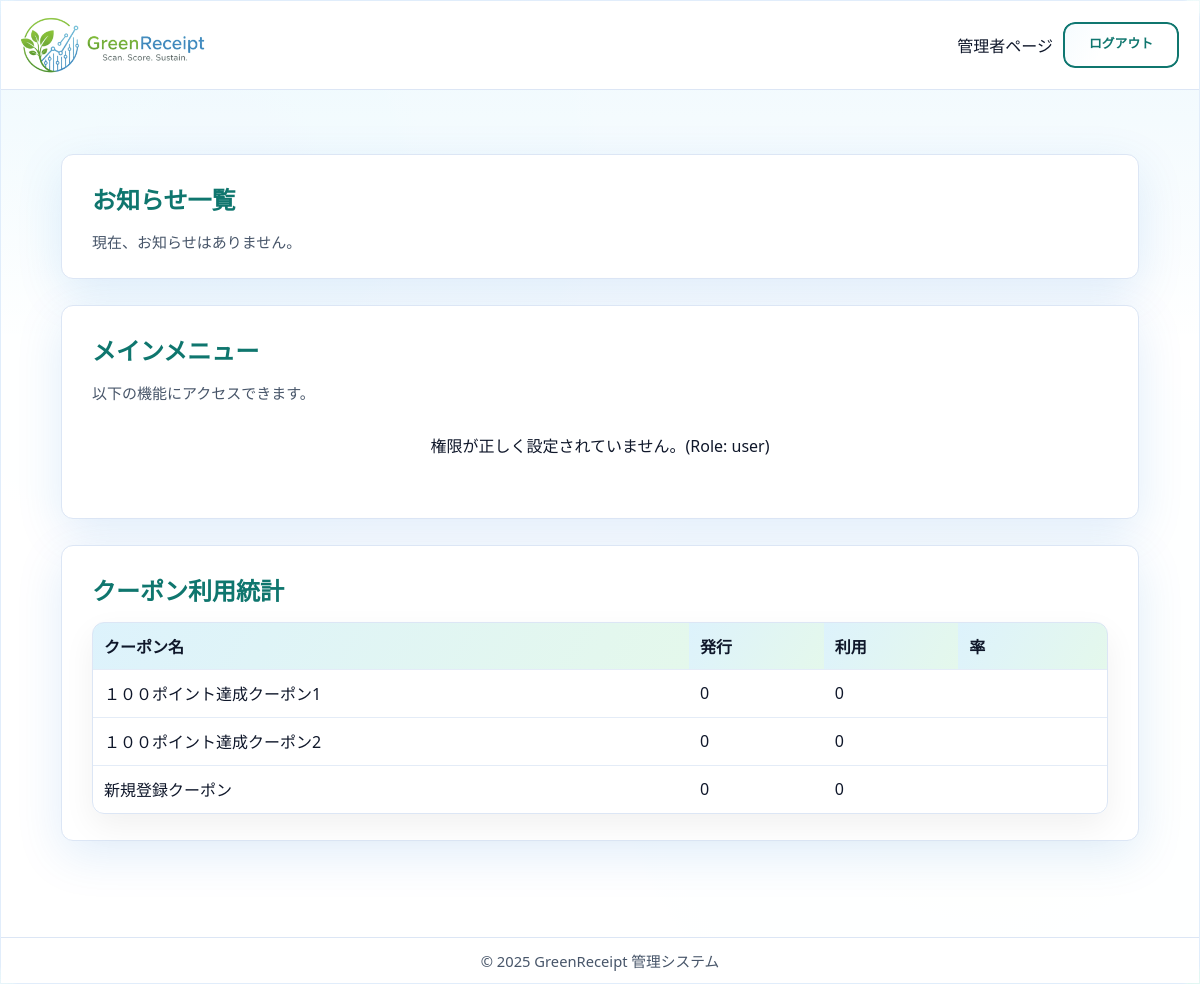
Screenshot of /staff/index/ (signed in) with the database file from the repository.
### accounts/models.py (models this page shows, shortened)
class CustomUser(AbstractUser):
    username = models.CharField(
        "ユーザー名",
        max_length=50,
        unique=True,
        help_text=(
            "必須。50文字以下。文字、数字、および @/./+/-/_ のみ使用できます。"
        ),
        validators=[AbstractUser.username_validator],
        error_messages={
            "unique": _("A user with that username already exists."),
        },
    )
    email = models.EmailField(_("email address"), unique=True)
    is_verified = models.BooleanField(default=False, verbose_name='メール認証済み')
    verification_token = models.CharField(
        max_length=100, blank=True, null=True, unique=True, verbose_name='認証トークン')
    ROLE_CHOICES = (
        ('admin', '管理者'),
        ('store', '店舗'),
        ('user', '一般ユーザー'),
    )
    RANK_CHOICES = (
        ('seed', '種'),
        ('sprout', '芽'),
        ('tree', '木'),
        ('apple_tree', 'リンゴの木'),
    )
    current_points = models.IntegerField(default=0, verbose_name='ポイント')
    rank = models.CharField(max_length=20, choices=RANK_CHOICES, default='seed', verbose_name='ランク')
    updated_at = models.DateTimeField(auto_now=True, verbose_name='アカウント更新日時')
    birthday = models.DateField(verbose_name='生年月日', null=True, blank=True)
    purchased_amount = models.IntegerField(default=0, verbose_name='購入点数')
    lastmonth_point = models.IntegerField(default=0, verbose_name='先月獲得ポイント')
    current_coupons = models.ManyToManyField(
        'core.Coupon', verbose_name='所持クーポン', blank=True)
    role = models.CharField(
        max_length=10, choices=ROLE_CHOICES, default='user', verbose_name='役割')
    store = models.ForeignKey(
        'core.Store', on_delete=models.SET_NULL, null=True, blank=True, verbose_name='所属店舗')
    last_reset_month = models.DateField(null=True, blank=True, verbose_name='最後にポイントリセットした月')
    new_email = models.EmailField(
        _("new email address"), blank=True, null=True)
    email_change_token = models.CharField(
        max_length=100, blank=True, null=True, unique=True, verbose_name='メール変更認証トークン'
    )
    withdrawal_code = models.CharField(
        max_length=6, blank=True, null=True, verbose_name='退会確認コード'
    )
    withdrawal_code_expires_at = models.DateTimeField(
        blank=True, null=True, verbose_name='退会確認コード有効期限'
    )
    RANK_HIERARCHY = {'seed': 0, 'sprout': 1, 'tree': 2, 'apple_tree': 3}
    class Meta:
        verbose_name = 'ユーザー'
        verbose_name_plural = 'ユーザー'

### core/models.py (models this page shows, shortened)
class Coupon(models.Model):
    TYPE_CHOICES = [
        ('percentage', '割引率'),
        ('absolute', '固定額'),
    ]
    title = models.CharField(max_length=64, verbose_name='タイトル')
    description = models.CharField(max_length=64, verbose_name='詳細')
    requirement = models.CharField(max_length=255, blank=True, verbose_name='利用条件')
    type = models.CharField(max_length=64, verbose_name='タイプ', choices=TYPE_CHOICES)
    discount_value = models.DecimalField(
        max_digits=12, decimal_places=2, verbose_name='割引量',validators=[MinValueValidator(1)])
    available_stores = models.ManyToManyField(
        Store, verbose_name='利用可能店舗', blank=True)
    required_points = models.IntegerField(default=0, verbose_name='必要ポイント数', validators=[MinValueValidator(0)])
    STATUS_CHOICES = [
        ('pending', '申請中'),
        ('approved', '承認済み'),
        ('rejected', '却下'),
        ('deletion_requested', '削除申請中'),
    ]
    status = models.CharField(
        max_length=20, choices=STATUS_CHOICES, default='approved', verbose_name='ステータス')
    store = models.ForeignKey(
        Store, on_delete=models.CASCADE, null=True, blank=True, related_name='created_coupons', verbose_name='作成店舗')
    remarks = models.TextField(blank=True, verbose_name='備考')
    rejection_reason = models.TextField(blank=True, verbose_name='却下理由')
    updated_at = models.DateTimeField(auto_now=True, verbose_name='更新日時')
    class Meta:
        verbose_name = 'クーポン'
        verbose_name_plural = 'クーポン'

### core/views.py (the view)
# urls.py: path("staff/index/", views.staff_index, name="staff_index"),
@login_required
def staff_index(request):
    announcements = Announcement.objects.all().order_by('-created_at')
    coupons = Coupon.objects.all()
    coupon_stats = []
    for coupon in coupons:
        holders_count = coupon.customuser_set.count()
        usage_count = CouponUsage.objects.filter(coupon=coupon).count()
        issued_count = holders_count + usage_count
        usage_ratio = 0
        if issued_count > 0:
            usage_ratio = (usage_count / issued_count) * 100
        used_at_my_store = 0
        if request.user.role == 'store' and request.user.store:
            used_at_my_store = CouponUsage.objects.filter(
                coupon=coupon,
                store=request.user.store
            ).count()
        elif request.user.role == 'admin' or request.user.is_superuser:
            used_at_my_store = usage_count
        coupon_stats.append({
            'coupon': coupon,
            'issued_count': issued_count,
            'usage_count': usage_count,
            'usage_ratio': round(usage_ratio, 1),
            'used_at_my_store': used_at_my_store
        })
    return render(request, "admin/staff_index.html", {
        'announcements': announcements,
        'coupon_stats': coupon_stats
    })

### core/templates/admin/staff_index.html (shortened to what this page needs)
{% extends 'admin/admin_base.html' %}
{% load static %}
{% block content %}
  <div class="container-fluid dashboard-section mt-4 px-4">
    <div class="row mb-4">
      <div class="col-12">
        <div class="card shadow-sm">
          <div class="card-header bg-white d-flex justify-content-between align-items-center">
            <h2 class="h5 mb-0">お知らせ一覧</h2>
          </div>
          <div class="card-body">
            {% if announcements %}
              <div class="announcement-list">
                {% for announcement in announcements %}
                  <a href="{% url 'core:announcement_detail' announcement.id %}" class="announcement-item d-flex justify-content-between align-items-center p-3 mb-2 bg-light rounded text-decoration-none text-dark">
                    <div>
                      <h6 class="mb-1 fw-bold">{{ announcement.title }}</h6>
                      <small class="text-muted">{{ announcement.created_at|date:'Y/m/d' }}</small>
                    </div>
                    <i class="fas fa-chevron-right text-muted"></i>
                  </a>
                {% endfor %}
              </div>
            {% else %}
              <p class="text-muted text-center py-4">現在、お知らせはありません。</p>
            {% endif %}
          </div>
        </div>
      </div>
    </div>
    <div class="row mb-4">
      <div class="col-12">
        <div class="card shadow-sm">
          <div class="card-header bg-white">
            <h2 class="h4 mb-0">メインメニュー</h2>
          </div>
          <div class="card-body">
            <p class="text-muted">以下の機能にアクセスできます。</p>
            <div class="dashboard-grid">
              {% if not user.role == 'admin' and not user.is_superuser and not user.role == 'store' %}
                <div class="alert alert-warning">
                    権限が正しく設定されていません。(Role: {{ user.role }})
                </div>
              {% endif %}
            </div>
          </div>
        </div>
      </div>
    </div>
    <div class="row">
      <div class="col-12 mb-4">
        <div class="card h-100 shadow-sm">
          <div class="card-header bg-white">
            <h2 class="h5 mb-0">クーポン利用統計</h2>
          </div>
          <div class="card-body p-0">
            {% if coupon_stats %}
              <div class="table-responsive">
                <table class="table table-hover mb-0">
                  <thead class="table-light">
                    <tr>
                      <th class="ps-4">クーポン名</th>
                      <th class="text-center">発行</th>
                      <th class="text-center">利用</th>
                      <th class="text-center">率</th>
                    </tr>
                  </thead>
                  <tbody>
                    {% for stat in coupon_stats %}
                      <tr data-href="{% url 'core:coupon_stats_detail' stat.coupon.id %}" class="clickable-row">
                        <td class="ps-4 fw-bold">{{ stat.coupon.title }}</td>
                        <td class="text-center">{{ stat.issued_count }}</td>
                        <td class="text-center">{{ stat.usage_count }}</td>
                        <td class="text-center">
                            <span class="badge {% if stat.usage_ratio > 30 %}bg-success{% elif stat.usage_ratio > 10 %}bg-primary{% else %}bg-secondary{% endif %}">
                            </span>
                        </td>
                      </tr>
                    {% endfor %}
                  </tbody>
                </table>
              </div>
            {% else %}
              <p class="text-muted text-center py-4">現在、クーポンの統計データはありません。</p>
            {% endif %}
          </div>
        </div>
      </div>
    </div>
  </div>
{% endblock %}

### core/static/css/style.css (style rules this page uses)
:root { --bg-1: #f3f9ff; --bg-2: #f2fff8; --panel: rgba(255, 255, 255, 0.9); --panel-strong: rgba(255, 255, 255, 0.96); --border: rgba(9, 109, 217, 0.12); --shadow: 0 14px 48px rgba(9, 109, 217, 0.12); --shadow-strong: 0 22px 60px rgba(9, 109, 217, 0.18); --text: #0f172a; --muted: #475569; --accent: #79ca69; --accent-2: #0f766e; --success: #22c55e; --danger: #ef4444; --radius-lg: 18px; --radius-md: 12px; --radius-sm: 10px; }
* { box-sizing: border-box; margin: 0; padding: 0; }
html, body { height: 100%; width: 100%; overflow-x: hidden; }
body { font-family: "Poppins", "Segoe UI", "\u30E1\u30A4\u30EA\u30AA", "Hiragino Kaku Gothic ProN", sans-serif; text-align: center; min-height: 100vh; margin: 0; padding-top: 0; color: var(--text); background: radial-gradient(circle at 12% 18%, rgba(14, 165, 233, 0.16), transparent 32%), radial-gradient(circle at 80% 8%, rgba(34, 197, 94, 0.12), transparent 28%), radial-gradient(circle at 76% 72%, rgba(14, 165, 233, 0.12), transparent 32%), linear-gradient(135deg, var(--bg-1), var(--bg-2)); -webkit-font-smoothing: antialiased; -moz-osx-font-smoothing: grayscale; }
:root { --nav-h: 100px; }
main p { font-size: 15px; color: var(--muted); font-weight: 500; }

### core/static/css/admin.css (style rules this page uses)
:root { --bg-1: #f3f9ff; --bg-2: #f2fff8; --panel: rgba(255, 255, 255, 0.94); --border: rgba(9, 109, 217, 0.12); --shadow: 0 14px 48px rgba(9, 109, 217, 0.12); --shadow-strong: 0 22px 60px rgba(9, 109, 217, 0.18); --text: #0f172a; --muted: #475569; --accent: #0ea5e9; --accent-2: #0f766e; --radius-lg: 18px; --radius-md: 12px; --radius-sm: 10px; }
* { box-sizing: border-box; }
html, body { height: 100%; width: 100%; margin: 0; padding: 0 !important; overflow-x: hidden; }
body { font-family: "Poppins", "Segoe UI", "\u30E1\u30A4\u30EA\u30AA", sans-serif; color: var(--text); display: flex; flex-direction: column; min-height: 100vh; background: radial-gradient(circle at 18% 18%, rgba(14, 165, 233, 0.16), transparent 32%), radial-gradient(circle at 82% 72%, rgba(34, 197, 94, 0.12), transparent 34%), linear-gradient(135deg, var(--bg-1), var(--bg-2)); -webkit-font-smoothing: antialiased; }
.card { background: #ffffff; border: 1px solid #dce6f5; border-radius: var(--radius-md); padding: 26px 30px; box-shadow: var(--shadow); margin-bottom: 26px; }
.card h2, .card h3 { color: var(--accent-2); margin-bottom: 15px; }
.table-responsive { overflow-x: hidden; border-radius: 12px; border: 1px solid #dce6f5; box-shadow: 0 12px 32px rgba(0, 0, 0, .06); }
table { width: 100%; border-collapse: collapse; }
th { background: linear-gradient(120deg, rgba(14, 165, 233, 0.14), rgba(34, 197, 94, 0.12)); color: var(--text); font-weight: 700; padding: 11px; text-align: left; }
td { padding: 11px; border-top: 1px solid #e4ecf7; }
tr { transition: background 0.25s ease, transform 0.25s ease; }
.alert { padding: 15px; margin-bottom: 20px; border-radius: var(--radius-md); text-align: center; }
.d-flex { display: flex; }
.justify-content-between { justify-content: space-between; }
.align-items-center { align-items: center; }
.mb-4 { margin-bottom: 1.5rem; }
.mt-4 { margin-top: 1.5rem; }
.dashboard-grid { justify-content: center; }
.badge { display: inline-block; padding: 4px 10px; font-size: 0.75rem; font-weight: 700; border-radius: 20px; color: #fff; white-space: nowrap; }

### core/templates/admin/staff_index.html (style rules this page uses)
.dashboard-grid { display: flex; flex-wrap: wrap; gap: 20px; margin-top: 15px; }
.clickable-row { cursor: pointer; }

### rows the page displays
CustomUser: role "user"
Coupon: coupon "１００ポイント達成クーポン1", issued_count "0", usage_count "0"
Coupon: coupon "１００ポイント達成クーポン2", issued_count "0", usage_count "0"
Coupon: coupon "新規登録クーポン", issued_count "0", usage_count "0"
